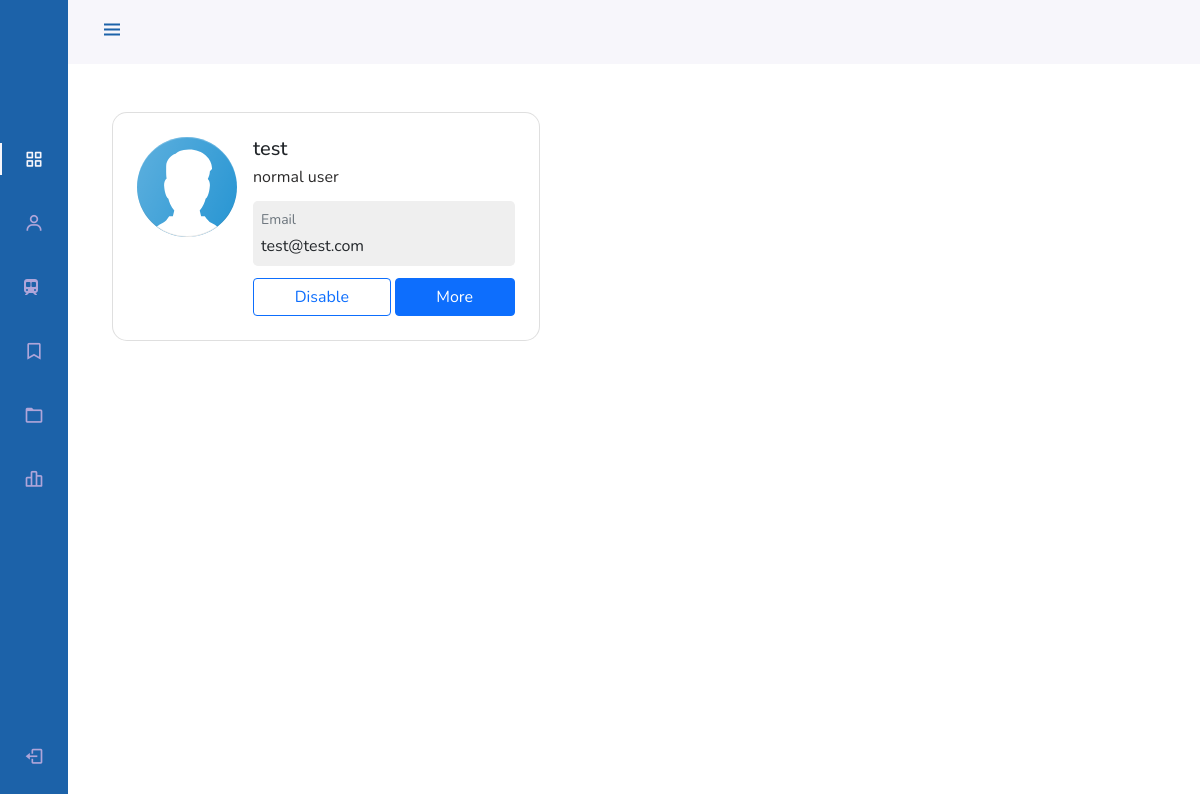
/dashboard/displayUsers (signed in), run on an earlier commit of the app's database.
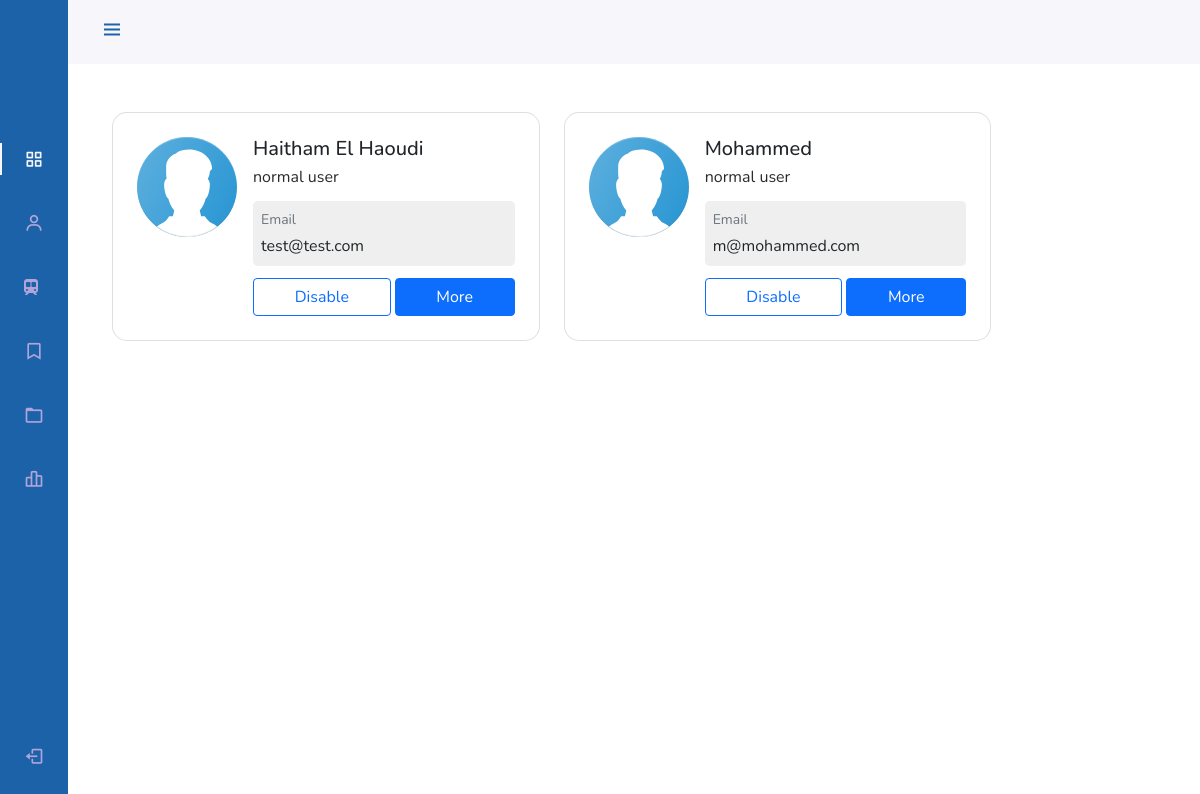
And on a later commit of the database.
### tables this page shows
CREATE TABLE IF NOT EXISTS `sys_user` (
  `ID` int(11) NOT NULL AUTO_INCREMENT,
  `fullName` varchar(255) NOT NULL,
  `email` varchar(255) DEFAULT NULL,
  `pwd` text,
  `phone` text NOT NULL,
  `address` text NOT NULL,
  `STATUS` tinyint(1) DEFAULT '0',
  PRIMARY KEY (`ID`)
);

### app/controllers/Dashboard.php (called while the page is built, shortened)
<?php
  class Dashboard extends Controller{
      public function displayUsers(){
          $this->userModel = $this->model('User');
          $user = $this->userModel->getUsersInfo();
          $data = [
              'user' => $user
          ];
          include APPROOT."/views/admin/users.php";
      }
  }

### app/libraries/Core.php (called while the page is built, shortened)
<?php
  class Core {
    protected $currentMethod = 'index';
    public function __construct(){
      $url = $this->getUrl();
if (isset($url[0])) {
      if(file_exists('../app/controllers/'.ucwords($url[0]). '.php')){
        unset($url[0]);
      }
    }
      $this->currentController = new $this->currentController;
      if(isset($url[1])){
        if(method_exists($this->currentController, $url[1])){
          $this->currentMethod = $url[1];
          unset($url[1]);
        }
      }
      $this->params = $url ? array_values($url) : [];
      call_user_func_array([$this->currentController, $this->currentMethod], $this->params);
    }
    public function getUrl(){
      if(isset($_GET['url'])){
        $url = rtrim($_GET['url'], '/');
        $url = filter_var($url, FILTER_SANITIZE_URL);
        $url = explode('/', $url);
        return $url;
      }
    }
  }

### public/index.php (called while the page is built, shortened)
<?php
  $init = new Core;
 ?>

### app/libraries/Database.php (called while the page is built, shortened)
<?php
  class Database {
       private $host = DB_HOST;
       private $user = DB_USER;
       private $pass = DB_PASS;
       private $dbname = DB_NAME;
       private $dbh;
       private $stmt;
       public function __construct(){
         $dsn = 'mysql:host='. $this->host . ';dbname=' .$this->dbname;
         $options = array(
             PDO::ATTR_PERSISTENT => true ,
             PDO::ATTR_ERRMODE => PDO::ERRMODE_EXCEPTION
         );
        try {
            $this->dbh =new PDO($dsn, $this->user,$this->pass,$options);
        } catch (PDOException $e) {
            $this->error = $e->getMessage();
            echo $this->error;
        }
       }
       public function query($sql){
           $this->stmt = $this->dbh->prepare($sql);
       }
       public function execute(){
           return $this->stmt->execute();
       }
       public function resultSet(){
           $this->execute();
           return $this->stmt->fetchAll(PDO::FETCH_OBJ);
       }
  }

### app/models/User.php (called while the page is built, shortened)
<?php
 class User {
     private $db;
     public function  __construct(){
         $this->db = new Database;
     }
     public function getUsersInfo(){
         $this->db->query('SELECT * FROM sys_user WHERE STATUS = 0');
         $row = $this->db->resultSet();
         if ($this->db->rowCount() > 0){
             return $row;
         }else{
             return false;
         }
     }
 }

### app/views/admin/users.php (the view)
<div class="container py-5 h-100">
    <div class="row d-flex  h-100">
        <?php foreach($data['user'] as $user) : ?>
        <div class="col col-md-9 col-lg-7 col-xl-5">
            <div class="card" style="border-radius: 15px;">
                <div class="card-body p-4">
                    <div class="d-flex text-black">
                        <div class="flex-shrink-0">
                            <img src="<?php echo URLROOT; ?>/public/img/male-avatr.svg" alt="Generic placeholder image" class="img-fluid" style="width: 100px; border-radius: 10px;">
                        </div>
                        <div class="flex-grow-1 ms-3">
                            <h5 class="mb-1"><?php echo $user -> fullName; ?></h5>
                            <p class="mb-2 pb-1" style="color: #2b2a2a;">normal user</p>
                            <div class="d-flex justify-content-start rounded-3 p-2 mb-2" style="background-color: #efefef;">
                                <div>
                                    <p class="small text-muted mb-1">Email</p>
                                    <p class="mb-0"><?php echo $user -> email; ?></p>
                                </div>
                            </div>
                            <div class="d-flex pt-1">
                                <button type="button" class="btn btn-outline-primary me-1 flex-grow-1">Disable</button>
                                <button type="button" class="btn btn-primary flex-grow-1">More</button>
                            </div>
                        </div>
                    </div>
                </div>
            </div>
        </div>
        <?php endforeach;?>
    </div>
</div>

What changed in the data, as far as the page shows it:
changed sys_user "test@test.com": fullName "test" → "Haitham El Haoudi"
added sys_user: fullName "Mohammed", email "m@mohammed.com"
